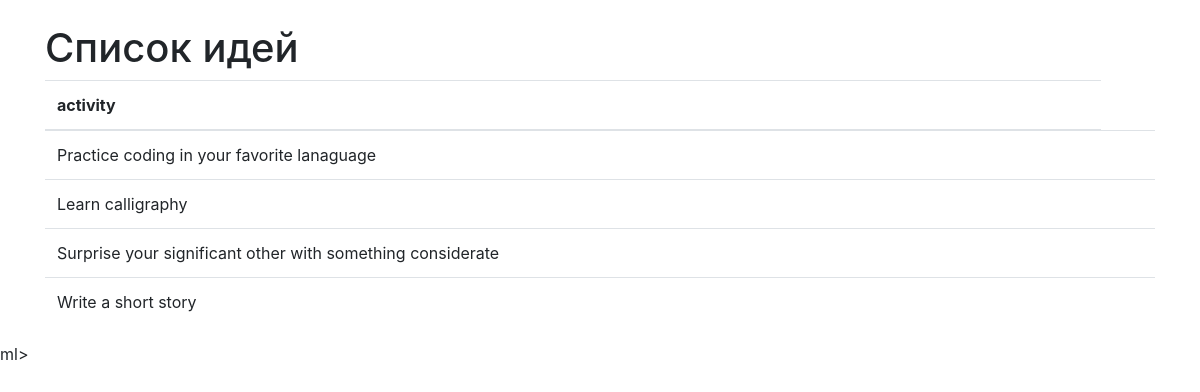
Page /ideas/users/1 on the committed database.
### models.py (models this page shows, shortened)
class Idea(db.Model):
    id = db.Column(db.Integer, primary_key=True)
    idea = db.Column(db.String(100), nullable=False)
    created_at = db.Column(db.DateTime, server_default=db.func.now())
    updated_at = db.Column(db.DateTime, server_default=db.func.now(), onupdate=db.func.now())
    user_id = db.Column(db.Integer, db.ForeignKey('user.id'))    #связь один ко многим

### app.py (the view)
@app.route("/ideas/users/<int:user_id>")
def show_ideas(user_id):
    return render_template(
        "user_ideas.html",
        user=User.query.get(user_id),
        ideas=Idea.query.filter_by(user_id=user_id).all()
    )

### app.py (called while the page is built)
@app.before_request
def before_request():
    g.start_time = time.time()

@app.after_request
def after_request(response):
    total_time = time.time() - g.start_time
    print(f"Время выполнения запроса {total_time:.6f} секунд")
    return response

def log_db_queries(app):
    @event.listens_for(db.engine, "before_cursor_execute") # функция которая слушвет запросы к базе данных
    def before_cursor_execute(conn, cursor, statement, parameters, context, executemany):
        print("Executing query: %s", statement)

### templates/user_ideas.html (shortened to what this page needs)
<!DOCTYPE html>
<html>
<head>
    <link rel="stylesheet" href="https://maxcdn.bootstrapcdn.com/bootstrap/4.5.2/css/bootstrap.min.css">
</head>
<body>
    <div class="container mt-4">
        <h1>Список идей</h1>
        <table class="table">
            <thead>
                <tr>
                    <th>activity</th>
                </tr>
            </thead>
            <tbody>
                {% for idea in ideas %}
                <tr>
                    <td>{{ idea.idea }}</td>
                    <td>
                    </td>
                </tr>
                {% endfor %}
            </tbody>
        </table>
    </div>
</body>
</html>ml>

### rows in the picture
Idea: idea "Practice coding in your favorite lanaguage"
Idea: idea "Learn calligraphy"
Idea: idea "Surprise your significant other with something considerate"
Idea: idea "Write a short story"
